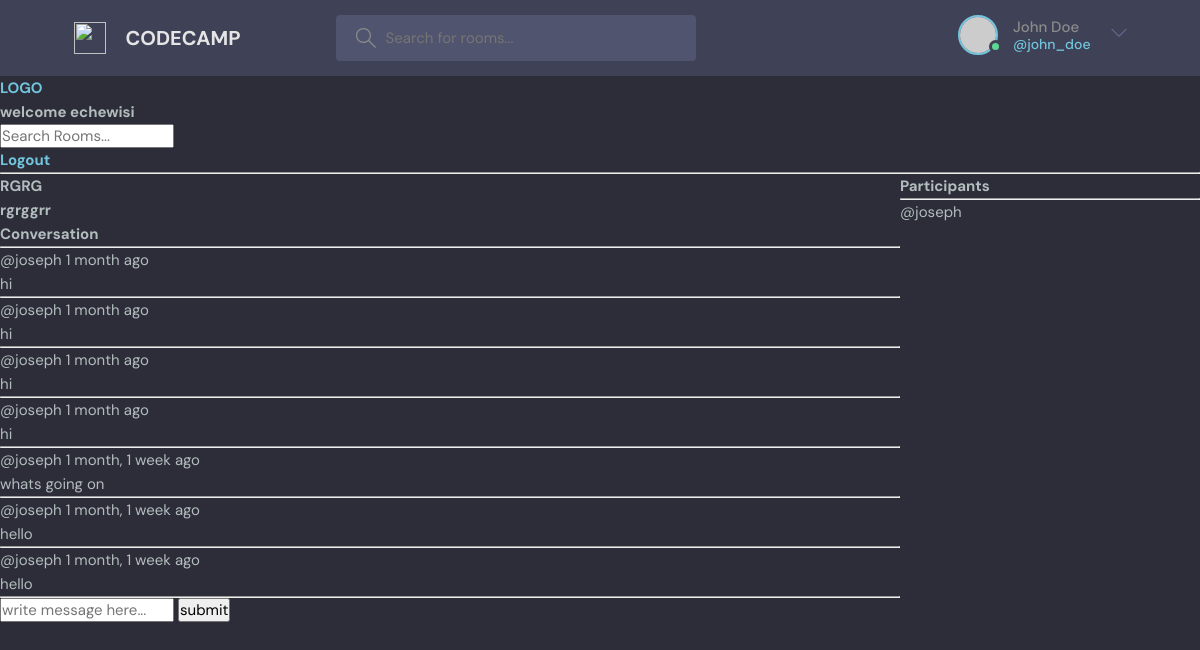
Page /room/7/ (signed in) on the committed database.
### base/models.py (models this page shows, shortened)
class Room(models.Model):
    host=models.ForeignKey(User, on_delete= models.SET_NULL, null=True)
    topic= models.ForeignKey(Topic, on_delete= models.SET_NULL, null=True)
    name= models.CharField(max_length=200)
    description= models.TextField(null=True, blank= True)
    participants= models.ManyToManyField(User, related_name='participants', blank=True)
    updated= models.DateTimeField(auto_now= True)
    created= models.DateTimeField( auto_now_add= True)
    class Meta:
        ordering= ['-updated', '-created']

class Message(models.Model):
    user= models.ForeignKey(User, on_delete=models.CASCADE )
    room= models.ForeignKey(Room, on_delete=models.CASCADE )
    body= models.TextField()
    updated= models.DateTimeField(auto_now= True)
    created= models.DateTimeField( auto_now_add= True)
    class Meta:
        ordering= ['-updated', '-created']

### base/views.py (the view, shortened to what this page needs)
# urls.py: path('room/<str:pk>/', views.room, name= 'room'),
def room(request, pk):
    room = Room.objects.get(id=pk)
    room_messages= room.message_set.all()
    participants= room.participants.all()
    context = {'room': room, 'room_messages': room_messages, 'participants':participants}
    return render(request, 'base/room.html', context)

### base/templates/base/room.html (shortened to what this page needs)
{%extends 'main.html'%}
{%block content%}
<div class="room-container">
    <div>
        <h1>{{room.name|upper}}</h1>
        <p>
            <h2> {{room.description}}</h2>
        </p>
        <div class="comment-wrapper">
            <h3>Conversation</h3>
            <hr>
            {%for room_message in room_messages%}
            <div>
                <small>@{{room_message.user}} {{room_message.created|timesince}} ago</small>
                <p>{{room_message.body}}</p>
                <hr>
            </div>
            {%endfor%}
        </div>
        {%if request.user.is_authenticated%}
            <div class="comment-form">
                <form method="POST">
                    <input type="text" name="body" placeholder="write message here...">
                    <input type="submit" value="submit">
                </form>
            </div>
        {%else%}
            <p> <a href="{% url 'login'%}">login</a> or <a href="{%url 'register'%}">register</a> to write message...
            </p>
        {%endif%}
    </div>
        <div>
            <h3>Participants</h3>
            <hr>
            {%for participant in participants%}
            <div>
                <p>@{{participant.username}}</p>
            </div>
            {%endfor%}
        </div>
</div>
{%endblock%}

### templates/navbar.html
<a href="/">
    <h1> LOGO </h1>
</a>
{%if request.user.is_authenticated%}
    <h3> welcome {{request.user}}</h3>
{%endif%}
<form method="GET" action="{% url 'home'%}">
    <input type="text" name="q" placeholder="Search Rooms..." />
</form>
{%if request.user.is_authenticated%}
    <h4> <a href="{% url 'logout'%}"> Logout</a></h4>
{%else%}
    <a href="{% url 'login'%}">Login</a>
{%endif%}
<hr>

### static/styles/style.css (style rules this page uses)
:root { --color-main: #71c6dd; --color-main-light: #e1f6fb; --color-dark: #3f4156; --color-dark-medium: #51546e; --color-dark-light: #696d97; --color-light: #e5e5e5; --color-gray: #8b8b8b; --color-light-gray: #b2bdbd; --color-bg: #2d2d39; --color-success: #5dd693; --color-error: #fc4b0b; }
* { font-family: "DM Sans", -apple-system, BlinkMacSystemFont, "Segoe UI", Roboto, Oxygen, Ubuntu, Cantarell, "Open Sans", "Helvetica Neue", sans-serif; margin: 0; padding: 0; box-sizing: border-box; text-rendering: optimizeLegibility; font-size: inherit; }
html { font-size: 56.25%; }
@media only screen and (min-width: 1200px) { html { font-size: 62.5%; } }
body { line-height: 1.6; font-weight: 400; font-size: 1.5rem; color: var(--color-light-gray); background-color: var(--color-bg); min-height: 100vh; }
a { display: inline-block; color: var(--color-main); text-decoration: none; }

### base/templates/base/room.html (style rules this page uses)
.room-container { display: grid; grid-template-columns: 3fr 1fr; }

### rows in the picture
Room: name "RGRG", description "rgrggrr"
Message: user "joseph", created "1 month", body "hi"
Message: user "joseph", created "1 month", body "hi"
Message: user "joseph", created "1 month", body "hi"
Message: user "joseph", created "1 month", body "hi"
Message: user "joseph", created "1 month, 1 week", body "whats going on"
Message: user "joseph", created "1 month, 1 week", body "hello"
Message: user "joseph", created "1 month, 1 week", body "hello"

### other values in the picture
{{ request.user }} "echewisi"
{{ participant.username }} "joseph"
